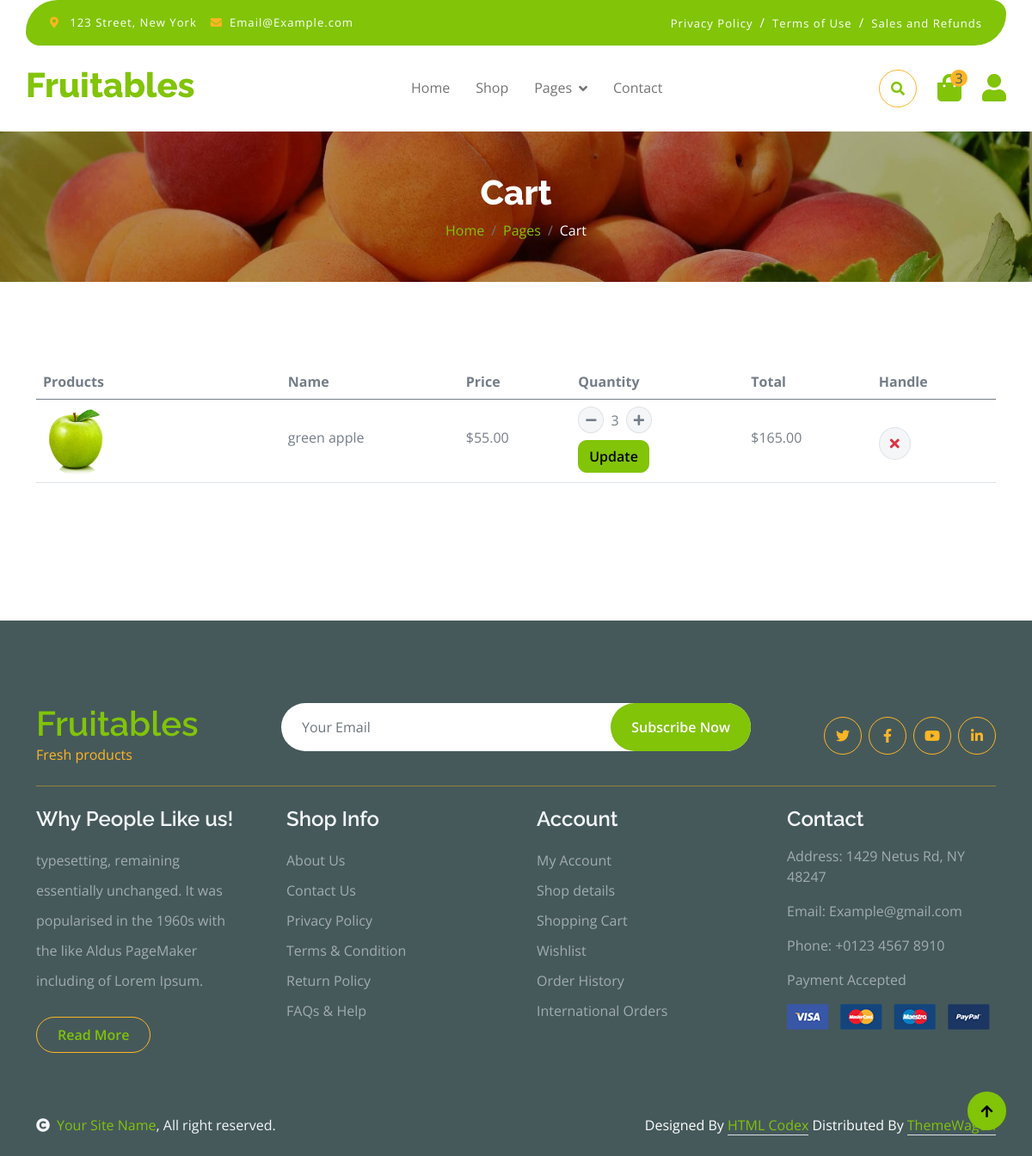
The page /order/cart/ (signed in) on the database as committed earlier.
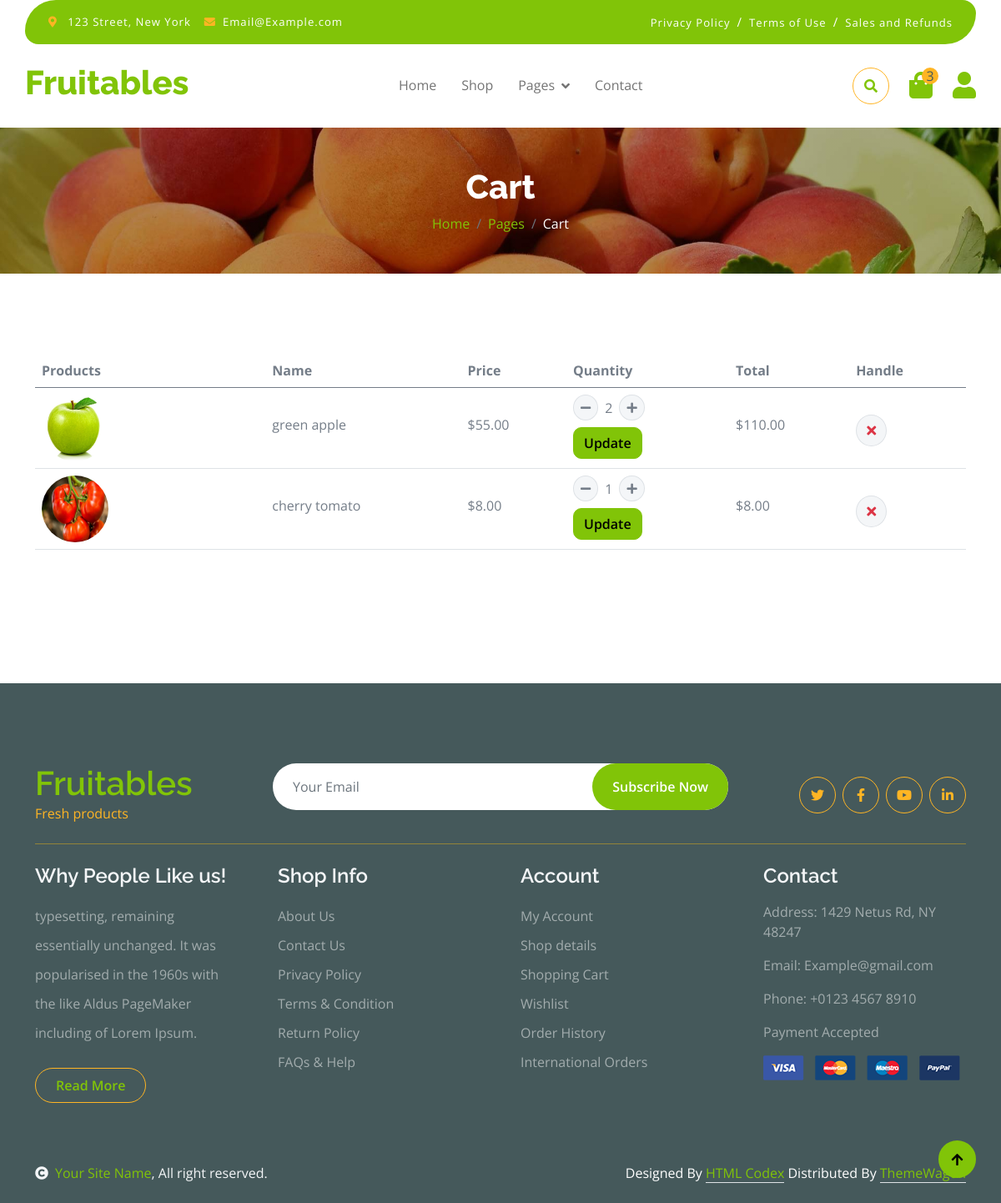
The same page on the database as committed later.
### order/models.py (models this page shows, shortened)
class CartItem(models.Model):
    product = models.ForeignKey(Product, on_delete = models.CASCADE)
    cart = models.ForeignKey(Cart, on_delete= models.CASCADE, related_name='items')
    quantity = models.IntegerField(default=1)

### store/models.py (models this page shows, shortened)
class Product(models.Model):
    name = models.CharField(max_length=200)
    description = models.TextField()
    price = models.DecimalField(max_digits=10, decimal_places=2)
    product_image = VersatileImageField(upload_to='products/')
    slug = models.SlugField(unique=True)
    quantity = models.IntegerField(default=0)
    category = models.ForeignKey(Category, on_delete=models.CASCADE, related_name='products', null=True)
    tag = models.ManyToManyField(ProductTag, related_name='tags')

### order/views.py (the view)
# urls.py: path('cart/', views.ViewCart.as_view(), name='cart'),
class ViewCart(View):
    def get(self, request):
        if request.user.is_authenticated:
            cart, created = Cart.objects.get_or_create(user=request.user)
            items = cart.items.all()
        else:
            items = []
        for item in items:
            item.total_price = item.product.price * item.quantity
        return render(request, 'cart.html', {
            'items': items,
        })

### order/context_processors.py (called while the page is built)
def cart_items(request):
    total_items = 0
    if request.user.is_authenticated:
        cart, created = Cart.objects.get_or_create(user=request.user)
        total_items = sum(item.quantity for item in cart.items.all())
    return {
        'total_items': total_items,
    }

### templates/cart.html (shortened to what this page needs)
{% extends 'base.html' %}
{% load static %}
{% block content %}
        <div class="container-fluid page-header py-5">
            <h1 class="text-center text-white display-6">Cart</h1>
            <ol class="breadcrumb justify-content-center mb-0">
                <li class="breadcrumb-item"><a href="#">Home</a></li>
                <li class="breadcrumb-item"><a href="#">Pages</a></li>
                <li class="breadcrumb-item active text-white">Cart</li>
            </ol>
        </div>
        <div class="container-fluid py-5">
            <div class="container py-5">
                <div class="table-responsive">
                    <table class="table">
                        <thead>
                          <tr>
                            <th scope="col">Products</th>
                            <th scope="col">Name</th>
                            <th scope="col">Price</th>
                            <th scope="col">Quantity</th>
                            <th scope="col">Total</th>
                            <th scope="col">Handle</th>
                          </tr>
                        </thead>
                        <tbody>
                            {% for item in items %}
                            <tr>
                                <th scope="row">
                                    <div class="d-flex align-items-center">
                                        <img src="{{ item.product.product_image.url }}" class="img-fluid me-5 rounded-circle" style="width: 80px; height: 80px;" alt="">
                                    </div>
                                </th>
                                <td>
                                    <p class="mb-0 mt-4">{{ item.product.name }}</p>
                                </td>
                                <td>
                                    <p class="mb-0 mt-4">${{ item.product.price }}</p>
                                </td>
                              <td>
                                <form method="POST" action="{% url 'update_cart_item' item.id %}">
                                    <div class="d-flex align-items-center quantity">
                                        <button type="button" class="btn btn-sm btn-minus rounded-circle bg-light border">
                                            <i class="fa fa-minus"></i>
                                        </button>
                                        <span class="quantity-value mx-2">{{ item.quantity }}</span>
                                        <button type="button" class="btn btn-sm btn-plus rounded-circle bg-light border">
                                            <i class="fa fa-plus"></i>
                                        </button>
                                    </div>
                                    <button type="submit" class="btn btn-primary mt-2">Update</button>
                                </form>
                            </td>
                                <td>
                                    <p class="mb-0 mt-4">${{ item.total_price|floatformat:2 }}</p>
                                </td>
                                <td>
                                    <form method="POST" action="{% url 'remove_from_cart' item.id %}">
                                        <button type="submit" class="btn btn-md rounded-circle bg-light border mt-4">
                                            <i class="fa fa-times text-danger"></i>
                                        </button>
                                    </form>
                                </td>
                            </tr>
                            {% endfor %}
                        </tbody>
                    </table>
                </div>
                    </div>
                </div>
{% endblock %}

### templates/base.html (shortened to what this page needs)
{% load static %}
<!DOCTYPE html>
<html lang="en">
    <head>
        <link rel="stylesheet" href="https://use.fontawesome.com/releases/v5.15.4/css/all.css"/>
        <link href="https://cdn.jsdelivr.net/npm/bootstrap-icons@1.4.1/font/bootstrap-icons.css" rel="stylesheet">
        <link href="{% static 'lib/lightbox/css/lightbox.min.css'%}" rel="stylesheet">
        <link href="{% static 'lib/owlcarousel/assets/owl.carousel.min.css'%}" rel="stylesheet">
        <link href="{% static 'css/bootstrap.min.css' %}" rel="stylesheet">
        <link href="{% static 'css/style.css' %}" rel="stylesheet">
        </head>
        <body>
            {% include 'includes/navbar.html' %}
            {% block content %}
            {% endblock %}
            {% include 'includes/footer.html' %}
                {% include 'includes/copyright.html' %}
                    <a href="#" class="btn btn-primary border-3 border-primary rounded-circle back-to-top"><i class="fa fa-arrow-up"></i></a>
        </body>
</html>

### templates/includes/navbar.html (shortened to what this page needs)
<div class="container-fluid fixed-top">
    <div class="container topbar bg-primary d-none d-lg-block">
        <div class="d-flex justify-content-between">
            <div class="top-info ps-2">
                <small class="me-3"><i class="fas fa-map-marker-alt me-2 text-secondary"></i> <a href="#" class="text-white">123 Street, New York</a></small>
                <small class="me-3"><i class="fas fa-envelope me-2 text-secondary"></i><a href="#" class="text-white">Email@Example.com</a></small>
            </div>
            <div class="top-link pe-2">
                <a href="#" class="text-white"><small class="text-white mx-2">Privacy Policy</small>/</a>
                <a href="#" class="text-white"><small class="text-white mx-2">Terms of Use</small>/</a>
                <a href="#" class="text-white"><small class="text-white ms-2">Sales and Refunds</small></a>
            </div>
        </div>
    </div>
    <div class="container px-0">
        <nav class="navbar navbar-light bg-white navbar-expand-xl">
            <a href="{% url 'home' %}" class="navbar-brand"><h1 class="text-primary display-6">Fruitables</h1></a>
            <div class="collapse navbar-collapse bg-white" id="navbarCollapse">
                <div class="navbar-nav mx-auto">
                    <a href="{% url 'home' %}" class="nav-item nav-link {% if request.path == '/' %}active{% endif %}">Home</a>
                    <a href="{% url 'store' %}" class="nav-item nav-link">Shop</a>
                    <div class="nav-item dropdown">
                        <a href="#" class="nav-link dropdown-toggle" data-bs-toggle="dropdown">Pages</a>
                    </div>
                    <a href="{% url 'contact' %}" class="nav-item nav-link">Contact</a>
                </div>
                <div class="d-flex m-3 me-0">
                    <button class="btn-search btn border border-secondary btn-md-square rounded-circle bg-white me-4" data-bs-toggle="modal" data-bs-target="#searchModal"><i class="fas fa-search text-primary"></i></button>
                    <a href="{% url 'cart' %}" class="position-relative me-4 my-auto">
                        <i class="fa fa-shopping-bag fa-2x"></i>
                        <span class="position-absolute bg-secondary rounded-circle d-flex align-items-center justify-content-center text-dark px-1" style="top: -5px; left: 15px; height: 20px; min-width: 20px;">{{ total_items }}</span>
                    </a>
                    <a href="#" class="my-auto">
                        <i class="fas fa-user fa-2x"></i>
                    </a>
                </div>
            </div>
        </nav>
    </div>
</div>

### templates/includes/footer.html
<div class="container-fluid bg-dark text-white-50 footer pt-5 mt-5">
    <div class="container py-5">
        <div class="pb-4 mb-4" style="border-bottom: 1px solid rgba(226, 175, 24, 0.5) ;">
            <div class="row g-4">
                <div class="col-lg-3">
                    <a href="#">
                        <h1 class="text-primary mb-0">Fruitables</h1>
                        <p class="text-secondary mb-0">Fresh products</p>
                    </a>
                </div>
                <div class="col-lg-6">
                    <div class="position-relative mx-auto">
                        <input class="form-control border-0 w-100 py-3 px-4 rounded-pill" type="number" placeholder="Your Email">
                        <button type="submit" class="btn btn-primary border-0 border-secondary py-3 px-4 position-absolute rounded-pill text-white" style="top: 0; right: 0;">Subscribe Now</button>
                    </div>
                </div>
                <div class="col-lg-3">
                    <div class="d-flex justify-content-end pt-3">
                        <a class="btn  btn-outline-secondary me-2 btn-md-square rounded-circle" href=""><i class="fab fa-twitter"></i></a>
                        <a class="btn btn-outline-secondary me-2 btn-md-square rounded-circle" href=""><i class="fab fa-facebook-f"></i></a>
                        <a class="btn btn-outline-secondary me-2 btn-md-square rounded-circle" href=""><i class="fab fa-youtube"></i></a>
                        <a class="btn btn-outline-secondary btn-md-square rounded-circle" href=""><i class="fab fa-linkedin-in"></i></a>
                    </div>
                </div>
            </div>
        </div>
        <div class="row g-5">
            <div class="col-lg-3 col-md-6">
                <div class="footer-item">
                    <h4 class="text-light mb-3">Why People Like us!</h4>
                    <p class="mb-4">typesetting, remaining essentially unchanged. It was
                        popularised in the 1960s with the like Aldus PageMaker including of Lorem Ipsum.</p>
                    <a href="" class="btn border-secondary py-2 px-4 rounded-pill text-primary">Read More</a>
                </div>
            </div>
            <div class="col-lg-3 col-md-6">
                <div class="d-flex flex-column text-start footer-item">
                    <h4 class="text-light mb-3">Shop Info</h4>
                    <a class="btn-link" href="">About Us</a>
                    <a class="btn-link" href="">Contact Us</a>
                    <a class="btn-link" href="">Privacy Policy</a>
                    <a class="btn-link" href="">Terms & Condition</a>
                    <a class="btn-link" href="">Return Policy</a>
                    <a class="btn-link" href="">FAQs & Help</a>
                </div>
            </div>
            <div class="col-lg-3 col-md-6">
                <div class="d-flex flex-column text-start footer-item">
                    <h4 class="text-light mb-3">Account</h4>
                    <a class="btn-link" href="">My Account</a>
                    <a class="btn-link" href="">Shop details</a>
                    <a class="btn-link" href="">Shopping Cart</a>
                    <a class="btn-link" href="">Wishlist</a>
                    <a class="btn-link" href="">Order History</a>
                    <a class="btn-link" href="">International Orders</a>
                </div>
            </div>
            <div class="col-lg-3 col-md-6">
                <div class="footer-item">
                    <h4 class="text-light mb-3">Contact</h4>
                    <p>Address: 1429 Netus Rd, NY 48247</p>
                    <p>Email: Example@gmail.com</p>
                    <p>Phone: +0123 4567 8910</p>
                    <p>Payment Accepted</p>
                    <img src="img/payment.png" class="img-fluid" alt="">
                </div>
            </div>
        </div>
    </div>
</div>

### templates/includes/copyright.html
<div class="container-fluid copyright bg-dark py-4">
    <div class="container">
        <div class="row">
            <div class="col-md-6 text-center text-md-start mb-3 mb-md-0">
                <span class="text-light"><a href="#"><i class="fas fa-copyright text-light me-2"></i>Your Site Name</a>, All right reserved.</span>
            </div>
            <div class="col-md-6 my-auto text-center text-md-end text-white">
                Designed By <a class="border-bottom" href="https://htmlcodex.com">HTML Codex</a> Distributed By <a class="border-bottom" href="https://themewagon.com">ThemeWagon</a>
            </div>
        </div>
    </div>
</div>

### static/css/style.css (style rules this page uses)
.back-to-top { position: fixed; right: 30px; bottom: 30px; display: flex; width: 45px; height: 45px; align-items: center; justify-content: center; transition: 0.5s; z-index: 99; }
.btn { font-weight: 600; transition: .5s; }
.btn-md-square { width: 44px; height: 44px; }
.btn-square, .btn-sm-square, .btn-md-square, .btn-lg-square { padding: 0; display: flex; align-items: center; justify-content: center; font-weight: normal; }
.btn.border-secondary { transition: 0.5s; }
.fixed-top { transition: 0.5s; background: var(--bs-white); border: 0; }
.topbar { padding: 20px; border-radius: 230px 100px; }
.topbar .top-info { font-size: 15px; line-height: 0; letter-spacing: 1px; display: flex; align-items: center; }
.topbar .top-link { font-size: 15px; line-height: 0; letter-spacing: 1px; display: flex; align-items: center; }
.topbar .top-link a { letter-spacing: 1px; }
.navbar .navbar-nav .nav-link { padding: 10px 15px; font-size: 16px; transition: .5s; }
.navbar { height: 100px; border-bottom: 1px solid rgba(255, 255, 255, .1); }
.navbar .dropdown-toggle::after { border: none; content: "\f107"; font-family: "Font Awesome 5 Free"; font-weight: 700; vertical-align: middle; margin-left: 8px; }
.page-header { position: relative; background: linear-gradient(rgba(0, 0, 0, 0.3), rgba(0, 0, 0, 0.3)), url(../img/cart-page-header-img.jpg); background-position: center center; background-repeat: no-repeat; background-size: cover; }
@media (min-width: 992px) { .hero-header, .page-header { margin-top: 152px !important; } }
.footer .footer-item .btn-link { line-height: 35px; color: rgba(255, 255, 255, .5); transition: 0.5s; }
.footer .footer-item p.mb-4 { line-height: 35px; }

Rows that differ between the two databases and show on the page:
changed CartItem "green apple": quantity "3" → "2"; total_price "165.00" → "110.00"
added CartItem: product.product_image (picture), product.name "cherry tomato", product.price "8.00", quantity "1", total_price "8.00"
